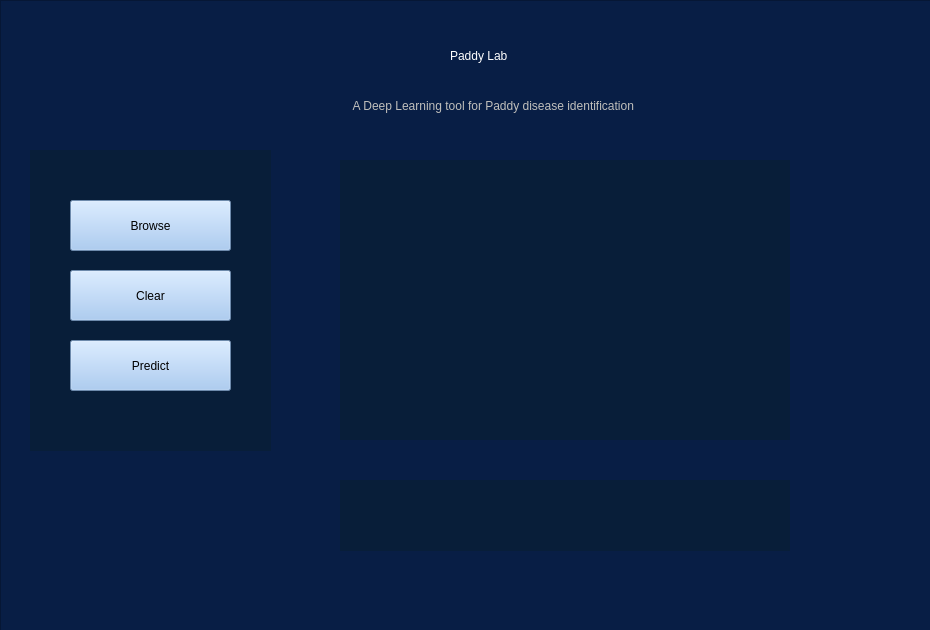
<?xml version="1.0" encoding="UTF-8"?>
<ui version="4.0">
 <class>Form</class>
 <widget class="QWidget" name="Form">
  <property name="geometry">
   <rect>
    <x>0</x>
    <y>0</y>
    <width>930</width>
    <height>630</height>
   </rect>
  </property>
  <property name="minimumSize">
   <size>
    <width>0</width>
    <height>630</height>
   </size>
  </property>
  <property name="maximumSize">
   <size>
    <width>950</width>
    <height>630</height>
   </size>
  </property>
  <property name="windowTitle">
   <string>Form</string>
  </property>
  <widget class="QFrame" name="main_frame">
   <property name="geometry">
    <rect>
     <x>0</x>
     <y>0</y>
     <width>991</width>
     <height>671</height>
    </rect>
   </property>
   <property name="minimumSize">
    <size>
     <width>991</width>
     <height>0</height>
    </size>
   </property>
   <property name="styleSheet">
    <string notr="true">QFrame#main_frame {
background-color: #081E45;}



</string>
   </property>
   <property name="frameShape">
    <enum>QFrame::StyledPanel</enum>
   </property>
   <property name="frameShadow">
    <enum>QFrame::Raised</enum>
   </property>
   <widget class="QPushButton" name="btn_browse">
    <property name="geometry">
     <rect>
      <x>70</x>
      <y>200</y>
      <width>161</width>
      <height>51</height>
     </rect>
    </property>
    <property name="styleSheet">
     <string notr="true">background-color: #99C1F1;
color:  #000000;
font: 500 11pt &quot;Fira Sans&quot;;
</string>
    </property>
    <property name="text">
     <string>Browse</string>
    </property>
   </widget>
   <widget class="QPushButton" name="btn_predict">
    <property name="geometry">
     <rect>
      <x>70</x>
      <y>340</y>
      <width>161</width>
      <height>51</height>
     </rect>
    </property>
    <property name="styleSheet">
     <string notr="true">background-color: #99C1F1;
color:  #000000;
font: 500 11pt &quot;Fira Sans&quot;;</string>
    </property>
    <property name="text">
     <string>Predict</string>
    </property>
   </widget>
   <widget class="QLabel" name="lbl_H1">
    <property name="geometry">
     <rect>
      <x>450</x>
      <y>30</y>
      <width>191</width>
      <height>51</height>
     </rect>
    </property>
    <property name="styleSheet">
     <string notr="true">font: 400 30pt &quot;Fira Sans&quot;;
color: #ffffff;</string>
    </property>
    <property name="text">
     <string>Paddy Lab </string>
    </property>
   </widget>
   <widget class="QLabel" name="lbl_img_view">
    <property name="geometry">
     <rect>
      <x>340</x>
      <y>160</y>
      <width>450</width>
      <height>280</height>
     </rect>
    </property>
    <property name="styleSheet">
     <string notr="true">background-color: #081E39;
</string>
    </property>
    <property name="text">
     <string/>
    </property>
   </widget>
   <widget class="QPushButton" name="btn_clear">
    <property name="geometry">
     <rect>
      <x>70</x>
      <y>270</y>
      <width>161</width>
      <height>51</height>
     </rect>
    </property>
    <property name="styleSheet">
     <string notr="true">background-color: #99C1F1;
color:  #000000;
font: 500 11pt &quot;Fira Sans&quot;;</string>
    </property>
    <property name="text">
     <string>Clear</string>
    </property>
   </widget>
   <widget class="QLabel" name="lbl_message">
    <property name="geometry">
     <rect>
      <x>340</x>
      <y>480</y>
      <width>450</width>
      <height>71</height>
     </rect>
    </property>
    <property name="styleSheet">
     <string notr="true">background-color: #081E39;
color: #ffffff;
font: 300 11pt &quot;Fira Sans&quot;;
</string>
    </property>
    <property name="text">
     <string/>
    </property>
    <property name="alignment">
     <set>Qt::AlignCenter</set>
    </property>
    <property name="margin">
     <number>1</number>
    </property>
    <property name="indent">
     <number>-1</number>
    </property>
   </widget>
   <widget class="QLabel" name="lbl_main_icon">
    <property name="geometry">
     <rect>
      <x>40</x>
      <y>19</y>
      <width>211</width>
      <height>111</height>
     </rect>
    </property>
    <property name="styleSheet">
     <string notr="true"/>
    </property>
    <property name="text">
     <string/>
    </property>
    <property name="alignment">
     <set>Qt::AlignCenter</set>
    </property>
    <property name="margin">
     <number>1</number>
    </property>
    <property name="indent">
     <number>-1</number>
    </property>
   </widget>
   <widget class="QLabel" name="lbl_H2">
    <property name="geometry">
     <rect>
      <x>350</x>
      <y>80</y>
      <width>421</width>
      <height>51</height>
     </rect>
    </property>
    <property name="styleSheet">
     <string notr="true">font: 300 13pt &quot;Fira Sans&quot;;
color: #C0BFBC;</string>
    </property>
    <property name="text">
     <string> A Deep Learning tool for Paddy disease identification</string>
    </property>
   </widget>
   <widget class="QLabel" name="lbl_background_btn">
    <property name="geometry">
     <rect>
      <x>30</x>
      <y>150</y>
      <width>241</width>
      <height>301</height>
     </rect>
    </property>
    <property name="styleSheet">
     <string notr="true">background-color: #081E39;
</string>
    </property>
    <property name="text">
     <string/>
    </property>
   </widget>
   <zorder>lbl_background_btn</zorder>
   <zorder>btn_browse</zorder>
   <zorder>btn_predict</zorder>
   <zorder>lbl_H1</zorder>
   <zorder>lbl_img_view</zorder>
   <zorder>btn_clear</zorder>
   <zorder>lbl_message</zorder>
   <zorder>lbl_main_icon</zorder>
   <zorder>lbl_H2</zorder>
  </widget>
 </widget>
 <resources/>
 <connections/>
</ui>
